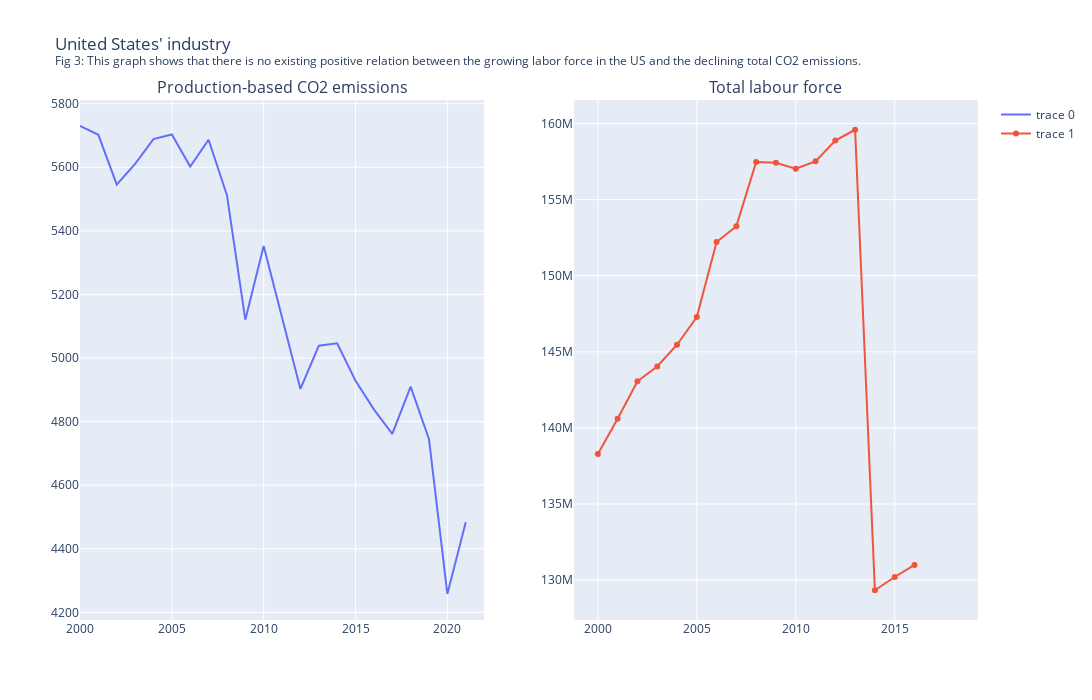

Notebook code cell kept with this figure:
### Code cell
fig_us = make_subplots(rows=1, cols=2, subplot_titles=("Production-based CO2 emissions", "Total labour force"))

tryout = df_green[df_green['Country'] == 'United States']
tryout2 = df_inno[df_inno['Region'] == 'United States']

fig_us.add_trace(go.Line(x=tryout['Year'], y=tryout['Production-based CO2 emissions']), row=1, col=1)

fig_us.add_trace(go.Line(x=tryout2['Year'], y=tryout2['Labour Force Total']), row=1, col=2)

fig_us.update_layout(title_text="United States' industry <br><sup>Fig 3: This graph shows that there is no existing positive relation between the growing labor force in the US and the declining total CO2 emissions.</sup>",
                     height=700, width=1300)

%store fig_us

fig_us.show()

### Figure 1 — Plotly figure (JSON) as saved in the notebook; plotly's stock layout.template omitted (floating-point values rounded to 4 significant figures)
{"data": [{"type": "scatter", "x": [2000, 2001, 2002, 2003, 2004, 2005, 2006, 2007, 2008, 2009, 2010, 2011, 2012, 2013, 2014, 2015, 2016, 2017, 2018, 2019, 2020, 2021, 2022], "xaxis": "x", "y": [5730.0, 5702.0, 5545.0, 5611.0, 5689.0, 5703.0, 5602.0, 5687.0, 5512.0, 5121.0, 5352.0, 5128.0, 4903.0, 5039.0, 5047.0, 4929.0, 4838.0, 4761.0, 4910, 4744.0, 4258.0, 4484.0, null], "yaxis": "y"}, {"type": "scatter", "x": [2000, 2001, 2002, 2003, 2004, 2005, 2006, 2007, 2008, 2009, 2010, 2011, 2012, 2013, 2014, 2015, 2016, 2017, 2018], "xaxis": "x2", "y": [138284000, 140604000, 143062000, 144039000, 145466000, 147279000, 152216000, 153255000, 157471000, 157420000, 157032000, 157515000, 158880000, 159589000, 129334000, 130204000, 130997000, null, null], "yaxis": "y2"}], "layout": {"annotations": [{"font": {"size": 16}, "showarrow": false, "text": "Production-based CO2 emissions", "x": 0.225, "xanchor": "center", "xref": "paper", "y": 1, "yanchor": "bottom", "yref": "paper"}, {"font": {"size": 16}, "showarrow": false, "text": "Total labour force", "x": 0.775, "xanchor": "center", "xref": "paper", "y": 1, "yanchor": "bottom", "yref": "paper"}], "height": 700, "title": {"text": "United States' industry <br><sup>Fig 3: This graph shows that there is no existing positive relation between the growing labor force in the US and the declining total CO2 emissions.</sup>"}, "width": 1300, "xaxis": {"anchor": "y", "domain": [0, 0.45]}, "xaxis2": {"anchor": "y2", "domain": [0.55, 1]}, "yaxis": {"anchor": "x", "domain": [0, 1]}, "yaxis2": {"anchor": "x2", "domain": [0, 1]}}}
